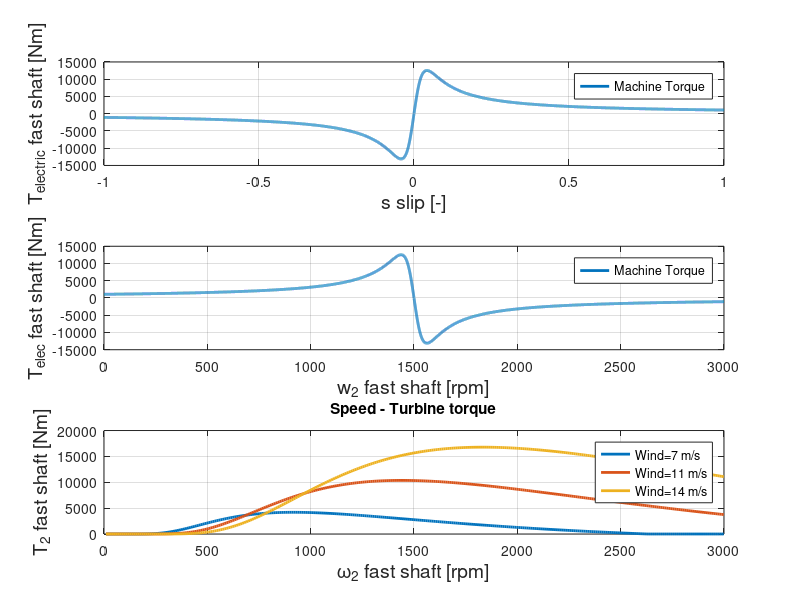
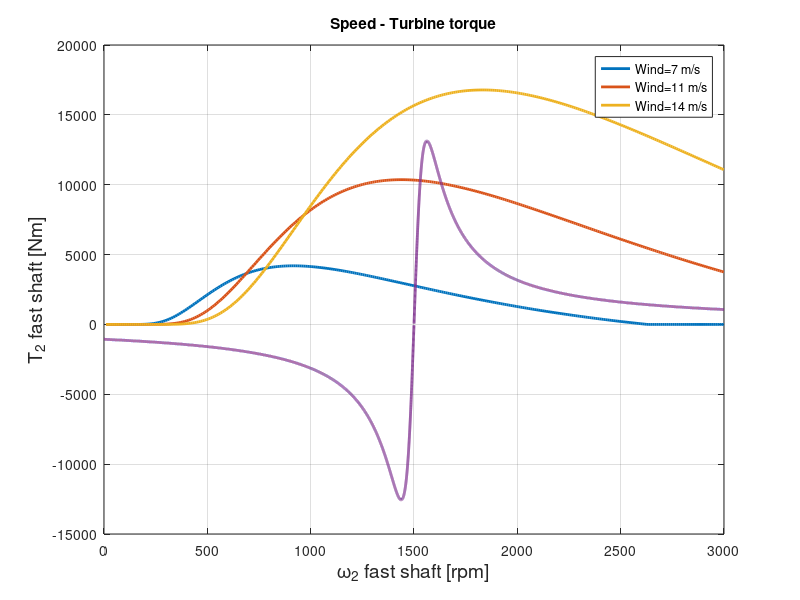

These figures' MATLAB source, in order:
clear all; close all; clc;
%% Machine parameters
Vnom=960;                   % Nominal voltage
Rs=0.005;                   % Stator resistance
Xs=2*pi*50*4e-4;            % Leakage stator inductance (impedance)
Rr=0.009;                   % Rotor resistance
Xr=2*pi*50*3E-4 ;           % Leakage rotor inductance (impedance)
Xm=2*pi*50*15E-3;           % Magnetizing branch inductance(impedance)
Rm=140;                     % Magnetizing branch resistance
V=Vnom/sqrt(3);             % Nominal voltage
pols=2;                     % Pole pairs
ws=2*pi*50/pols;            % Synchronous speed

Nominal_power=2e106;

%% Equivalent scheme
%         Xs      Rs              Xr     Rr/s
% ------|||||--/\/\/\-----------|||||--/\/\/\----.
% +         --->         |  |       --->          |
%            Is          X  /        Ir           |
% V                   Xm X  \                     |
%                        X  / Rm                  |
% -                      |  \                     |
% ------------------------------------------------·
s=-1:.0001:1;                                       %create slip axis swipe
Zm=(Rm*1j*Xm)/(Rm+1j*Xm);                           %magnetizing branch equivalent impedance
paralel=(((Rr./s+1j*Xr)*Zm)./((Rr./s+Xr*1j)+Zm));   %rotor + magnetizing branch equivalent impedance
imp=paralel+Rs+Xs*1j;                               %stator+rotor+magn branch equivalent impedance

Is=V./imp;                                          %stator current
Vr=Is.*paralel;                                     %middle voltage
Ir=Vr./(Rr./s+1j*Xr);                               %rotor current

Telec1=3*abs(Ir.^2)*Rr./(s*ws);                     %Electrical Torque=Power/(s)ws


subplot(3,1,1);
plot(s,Telec1,'LineWidth',2);grid on;
xlabel('s slip [-]','FontSize',14);
ylabel('T_{electric} fast shaft [Nm]','FontSize',14);
legend('Machine Torque')


subplot(3,1,2);
plot((1-s)*ws*30/pi,Telec1,'LineWidth',2);grid on;
xlabel('w_2 fast shaft [rpm]','FontSize',14);
ylabel('T_{elec} fast shaft [Nm]','FontSize',14);
legend('Machine Torque')

%% Turbine parameters
% Cp values [Cp values from the rable]

c1=0.44;
c2=125;
c3=0;c4=0;c5=0;
c6=6.94;
c7=16.5;
c8=0;
c9=-0.002;

% WT parameters
R_turbina=76/2;               % WT radius
A=pi*R_turbina^2;           % Area
rho=1.225;                  % Air density
angle_pitch=0;              % Pitch angle
n_multiplicador = 80;       % Transmission ratio (gearbox)

Nominal_power               =2e6;   %[W]


%% Curve [Speed - turbine torque]
% Calculation for different shaft speed and for different wind speeds

w2=0:1:314;                     % Vector of machine speeds

vw_array=[7,11,14];

for ii=1:1:3                                                                            % Creation of the 'for' loop. It will execute it 6 times, as defined (1:1:6)
    vw=vw_array(ii);                                                                          % Wind speed (for simplicity, we calculate it based on the iteration number)
    clear tsr;                                                                          % Clear the tip speed ratio for the calculation of the current iteration
    tsr= w2*R_turbina/(n_multiplicador*vw);                                             % Calculation of the TSR for the current wind speeds [vw] and the linear blade speed [w2*R_turbina/(n_multiplicador)]
    k1=(tsr+c8*angle_pitch).^(-1)-c9/(1+angle_pitch^3);                                 % aux variable for the cp calculation
    cp=max(0,c1*(c2*k1-c3*angle_pitch-c4*angle_pitch^c5-c6).*exp(-c7*k1));              % Calculation of the Cp constant for the current iteration
    T_turbina(ii,:) = (1/n_multiplicador)*0.5*rho*A*cp*vw^3.*(w2/n_multiplicador).^-1;  % Turbine torque (fast shaft)
    txt{ii}=['Wind=' num2str(vw) ' m/s'];                                               % Creation of a 'txt' vector for the legend


end

%Grafic [Velocitat eix - Parell turbina]
subplot(3,1,3);
plot(w2*30/pi,T_turbina,'LineWidth',2);grid on; % plots the turbine to the speed of the machine
xlabel('\omega_2 fast shaft [rpm]','FontSize',14); % x axis label
ylabel('T_2 fast shaft [Nm]','FontSize',14); % y axis label
legend(txt); % legend
title('Speed - Turbine torque') % title


%% Graphic code
figure();
plot(w2*30/pi,T_turbina,'LineWidth',2);grid on;
hold on
plot((1-s)*ws*30/pi,-Telec1,'LineWidth',2);grid on;
xlabel('\omega_2 fast shaft [rpm]','FontSize',14);
ylabel('T_2 fast shaft [Nm]','FontSize',14);
legend(txt); 
title('Speed - Turbine torque') % title